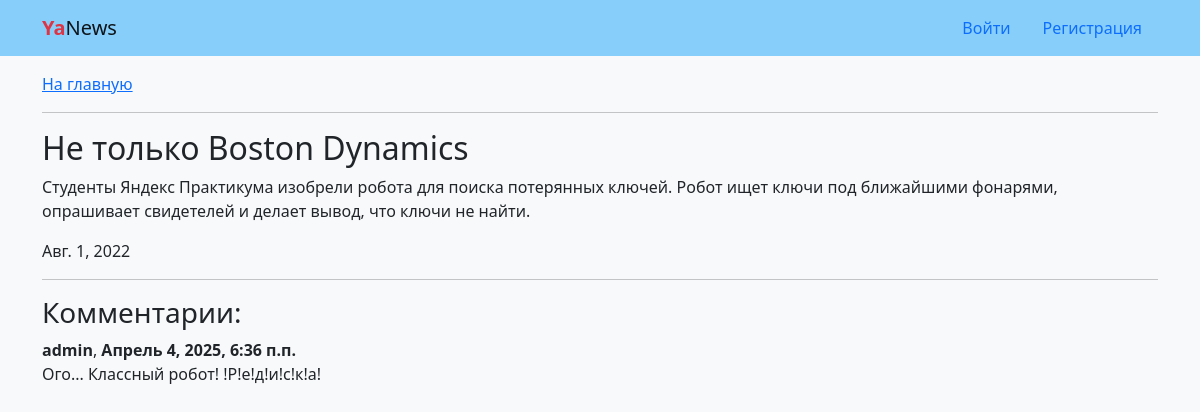
Screenshot of /news/4/ with the database file from the repository.
### news/models.py (models this page shows, shortened)
class News(models.Model):
    title = models.CharField(max_length=50)
    text = models.TextField()
    date = models.DateField(default=datetime.today)
    class Meta:
        ordering = ('-date',)
        verbose_name_plural = 'Новости'
        verbose_name = 'Новость'

class Comment(models.Model):
    news = models.ForeignKey(
        News,
        on_delete=models.CASCADE
    )
    author = models.ForeignKey(
        settings.AUTH_USER_MODEL,
        on_delete=models.CASCADE,
    )
    text = models.TextField()
    created = models.DateTimeField(auto_now_add=True)
    class Meta:
        ordering = ('created',)

### news/views.py (the view, shortened to what this page needs)
# urls.py: path('news/<int:pk>/', views.NewsDetailView.as_view(), name='detail'),
class NewsDetailView(generic.View):
    def get(self, request, *args, **kwargs):
        view = NewsDetail.as_view()
        return view(request, *args, **kwargs)

### news/views.py (called while the page is built)
    def get_object(self, queryset=None):
        obj = get_object_or_404(
            self.model.objects.prefetch_related('comment_set__author'),
            pk=self.kwargs['pk']
        )
        return obj

    def get_context_data(self, **kwargs):
        context = super().get_context_data(**kwargs)
        if self.request.user.is_authenticated:
            context['form'] = CommentForm()
        return context

### templates/news/detail.html (shortened to what this page needs)
{% extends "base.html" %}
{% block content %}
  <a href="{% url 'news:home' %}">На главную</a>
  <hr>
  <h2>{{ news.title }}</h2>
  <p>{{ news.text }}</p>
  <p>{{ news.date }}</p>
  <hr>
  <h3 id="comments">Комментарии:</h3>
  {% for comment in news.comment_set.all %}
    <div>
      <b>{{ comment.author }}</b>, <b>{{ comment.created }}</b>
      <p class="mb-0">{{ comment.text|linebreaksbr }}</p>
    </div>
    <br>
  {% empty %}
    <p>Здесь никто ничего не написал...</p>
  {% endfor %}
{% endblock content %}

### rows the page displays
News: title "Не только Boston Dynamics", text "Студенты Яндекс Практикума изобрели робота для поиска потерянных ключей. Робот ищет ключи под ближайшими фонарями, опрашивает свидетелей и делает вывод, что ключи не найти.", date "Авг. 1, 2022"
Comment: author "admin", created "Апрель 4, 2025, 6:36 п.п.", text "Ого... Классный робот! !Р!е!д!и!с!к!а!"
